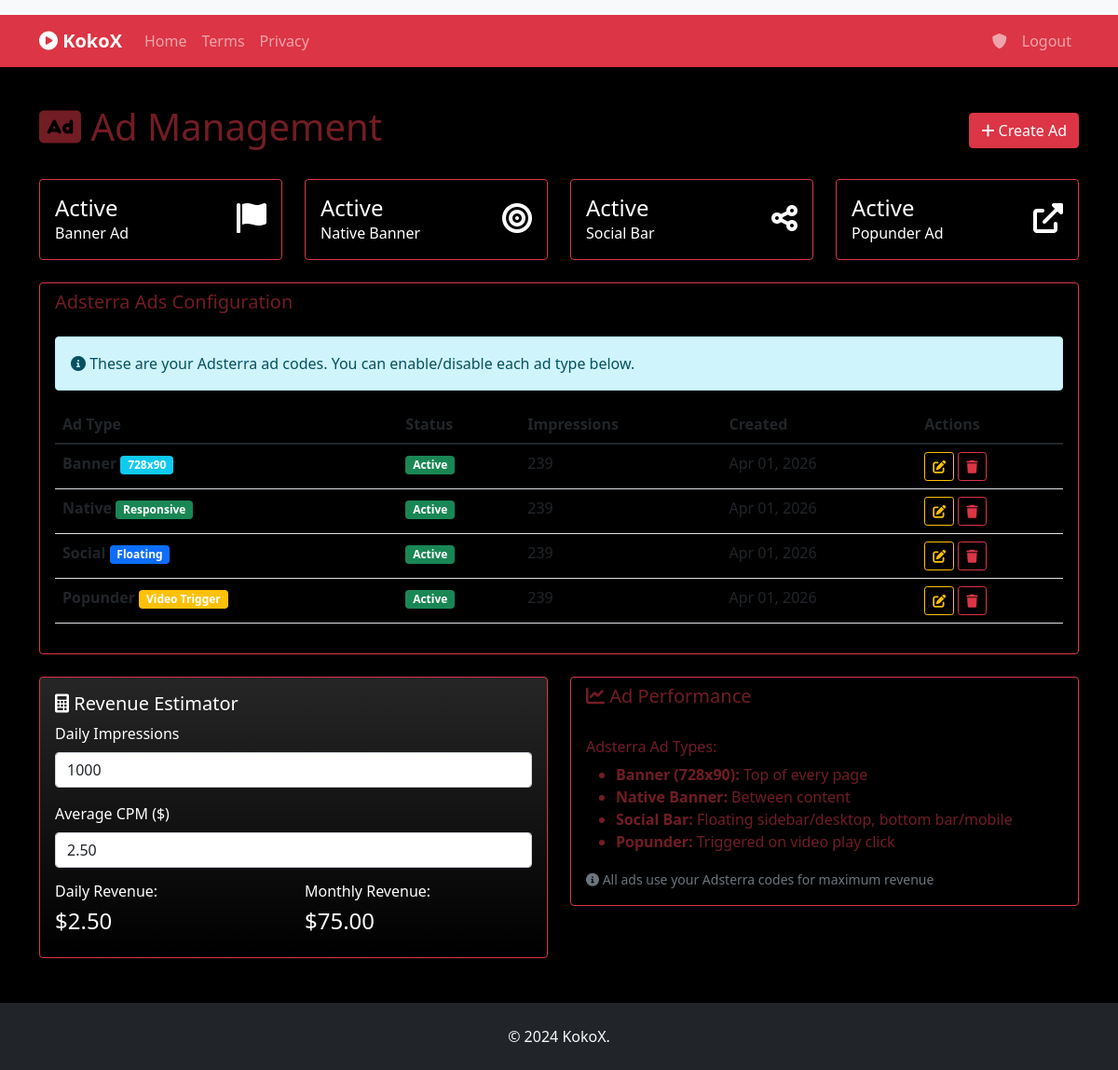
The app's page /admin/ads (signed in), older data.
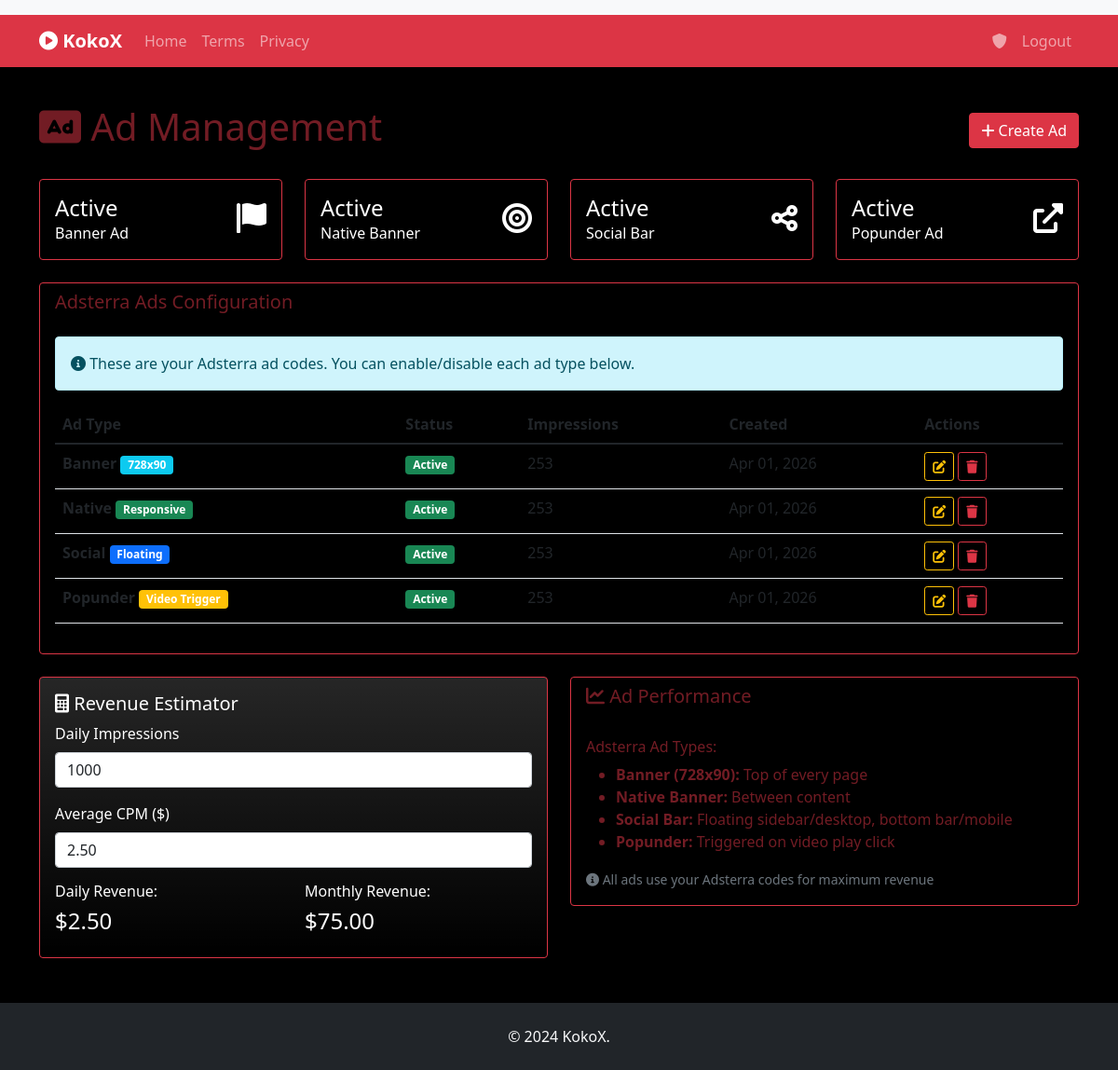
The same page, newer data.
### app.py (models this page shows)
class WebsiteConfig(db.Model):
    id = db.Column(db.Integer, primary_key=True)
    key = db.Column(db.String(100), unique=True, nullable=False)
    value = db.Column(db.Text)
    description = db.Column(db.String(200))
    created_at = db.Column(db.DateTime, default=datetime.utcnow)
    updated_at = db.Column(db.DateTime, default=datetime.utcnow, onupdate=datetime.utcnow)

class Ad(db.Model):
    id = db.Column(db.Integer, primary_key=True)
    name = db.Column(db.String(100), nullable=False)
    type = db.Column(db.String(20), nullable=False)  # 'banner', 'native', 'social', 'popunder'
    code = db.Column(db.Text)  # Adsterra code
    is_active = db.Column(db.Boolean, default=True)
    impressions = db.Column(db.Integer, default=0)
    created_at = db.Column(db.DateTime, default=datetime.utcnow)
    banner_code = db.Column(db.Text, default='''<script>
  atOptions = {
    'key' : '8222901a4a0a0abca1bf6e66669f066d',
    'format' : 'iframe',
    'height' : 90,
    'width' : 728,
    'params' : {}
  };
</script>
<script src="https://www.highperformanceformat.com/8222901a4a0a0abca1bf6e66669f066d/invoke.js"></script>''')
    native_code = db.Column(db.Text, default='''<script async="async" data-cfasync="false" src="https://pl27495792.profitablecpmratenetwork.com/8e51db288c92c2ddbe02fec1d76fb9ae/invoke.js"></script>
<div id="container-8e51db288c92c2ddbe02fec1d76fb9ae"></div>''')
    social_code = db.Column(db.Text, default='''<script src="https://pl27495784.profitablecpmratenetwork.com/b0/db/62/b0db62ad1f1a1d4102ccae80a8ecdf4a.js"></script>''')
    popunder_code = db.Column(db.Text, default='''<script src="https://pl27466028.profitablecpmratenetwork.com/1c/ec/ba/1cecba33959a73dc0225a98248e1e330.js"></script>''')

### app.py (the view)
@app.route('/admin/ads')
@login_required
def manage_ads():
    if not current_user.is_admin:
        flash('Access denied.')
        return redirect(url_for('index'))
    ads_list = Ad.query.all()
    ads_dict = {}
    for ad in ads_list:
        ads_dict[ad.type] = ad
    return render_template('ads.html', ads=ads_dict)

### app.py (called while the page is built)
@login_manager.user_loader
def load_user(user_id):
    return User.query.get(int(user_id))

@app.context_processor
def inject_theme():
    active_theme = Theme.query.filter_by(is_active=True).first()
    configs = WebsiteConfig.query.all()
    config_dict = {config.key: config.value for config in configs}
    categories = Category.query.order_by(Category.display_name.asc()).all()
    return {
        'active_theme': active_theme,
        'configs': config_dict,
        'categories': categories
    }

@app.context_processor
def inject_ads():
    ads = Ad.query.filter_by(is_active=True).all()
    ad_codes = {}
    for ad in ads:
        ad_codes[ad.type] = ad
    for ad in ads:
        ad.impressions += 1
        db.session.commit()
    return {'ads': ad_codes}

### templates/ads.html (shortened to what this page needs)
{% extends "base.html" %}
{% block content %}
<div class="row">
    <div class="col-12">
        <div class="d-flex justify-content-between align-items-center mb-4">
            <h1><i class="fas fa-ad"></i> Ad Management</h1>
            <a href="{{ url_for('create_ad') }}" class="btn btn-primary">
                <i class="fas fa-plus"></i> Create Ad
            </a>
        </div>
    </div>
</div>
<div class="row mb-4">
    <div class="col-md-3">
        <div class="card bg-primary text-white">
            <div class="card-body">
                <div class="d-flex align-items-center">
                    <div class="flex-grow-1">
                        <h4 class="mb-0">{% if ads.banner %}Active{% else %}Inactive{% endif %}</h4>
                        <p class="mb-0">Banner Ad</p>
                    </div>
                    <div>
                        <i class="fas fa-flag fa-2x"></i>
                    </div>
                </div>
            </div>
        </div>
    </div>
    <div class="col-md-3">
        <div class="card bg-success text-white">
            <div class="card-body">
                <div class="d-flex align-items-center">
                    <div class="flex-grow-1">
                        <h4 class="mb-0">{% if ads.native %}Active{% else %}Inactive{% endif %}</h4>
                        <p class="mb-0">Native Banner</p>
                    </div>
                    <div>
                        <i class="fas fa-bullseye fa-2x"></i>
                    </div>
                </div>
            </div>
        </div>
    </div>
    <div class="col-md-3">
        <div class="card bg-info text-white">
            <div class="card-body">
                <div class="d-flex align-items-center">
                    <div class="flex-grow-1">
                        <h4 class="mb-0">{% if ads.social %}Active{% else %}Inactive{% endif %}</h4>
                        <p class="mb-0">Social Bar</p>
                    </div>
                    <div>
                        <i class="fas fa-share-alt fa-2x"></i>
                    </div>
                </div>
            </div>
        </div>
    </div>
    <div class="col-md-3">
        <div class="card bg-warning text-white">
            <div class="card-body">
                <div class="d-flex align-items-center">
                    <div class="flex-grow-1">
                        <h4 class="mb-0">{% if ads.popunder %}Active{% else %}Inactive{% endif %}</h4>
                        <p class="mb-0">Popunder Ad</p>
                    </div>
                    <div>
                        <i class="fas fa-external-link-alt fa-2x"></i>
                    </div>
                </div>
            </div>
        </div>
    </div>
</div>
<div class="row">
    <div class="col-12">
        <div class="card">
            <div class="card-header">
                <h5 class="mb-0">Adsterra Ads Configuration</h5>
            </div>
            <div class="card-body">
                <div class="alert alert-info">
                    <i class="fas fa-info-circle"></i> These are your Adsterra ad codes. You can enable/disable each ad type below.
                </div>
                {% if ads %}
                <div class="table-responsive">
                    <table class="table table-striped">
                        <thead>
                            <tr>
                                <th>Ad Type</th>
                                <th>Status</th>
                                <th>Impressions</th>
                                <th>Created</th>
                                <th>Actions</th>
                            </tr>
                        </thead>
                        <tbody>
                            {% for ad_type, ad in ads.items() %}
                            {% if ad %}
                            <tr>
                                <td>
                                    <strong>{{ ad_type.title() }}</strong>
                                    {% if ad_type == 'banner' %}
                                    <span class="badge bg-info">728x90</span>
                                    {% elif ad_type == 'native' %}
                                    <span class="badge bg-success">Responsive</span>
                                    {% elif ad_type == 'social' %}
                                    <span class="badge bg-primary">Floating</span>
                                    {% elif ad_type == 'popunder' %}
                                    <span class="badge bg-warning">Video Trigger</span>
                                    {% endif %}
                                </td>
                                <td>
                                    {% if ad.is_active %}
                                    <span class="badge bg-success">Active</span>
                                    {% else %}
                                    <span class="badge bg-secondary">Inactive</span>
                                    {% endif %}
                                </td>
                                <td>{{ "{:,}".format(ad.impressions) }}</td>
                                <td>{{ ad.created_at.strftime('%b %d, %Y') }}</td>
                                <td>
                                    <a href="{{ url_for('edit_ad', ad_id=ad.id) }}" class="btn btn-sm btn-outline-warning">
                                        <i class="fas fa-edit"></i>
                                    </a>
                                    <button class="btn btn-sm btn-outline-danger" onclick="deleteAd({{ ad.id|safe }})">
                                        <i class="fas fa-trash"></i>
                                    </button>
                                </td>
                            </tr>
                            {% endif %}
                            {% endfor %}
                        </tbody>
                    </table>
                </div>
                {% endif %}
            </div>
        </div>
    </div>
</div>
<div class="row mt-4">
    <div class="col-md-6">
        <div class="card bg-gradient" style="background: linear-gradient(45deg, #667eea 0%, #764ba2 100%); color: white;">
            <div class="card-body">
                <h5><i class="fas fa-calculator"></i> Revenue Estimator</h5>
                <div class="mb-3">
                    <label class="form-label">Daily Impressions</label>
                    <input type="number" class="form-control" id="dailyImpressions" value="1000">
                </div>
                <div class="mb-3">
                    <label class="form-label">Average CPM ($)</label>
                    <input type="number" class="form-control" id="avgCPM" value="2.50" step="0.01">
                </div>
                <div class="row">
                    <div class="col-6">
                        <h6>Daily Revenue:</h6>
                        <h4 id="dailyRevenue">$2.50</h4>
                    </div>
                    <div class="col-6">
                        <h6>Monthly Revenue:</h6>
                        <h4 id="monthlyRevenue">$75.00</h4>
                    </div>
                </div>
            </div>
        </div>
    </div>
    <div class="col-md-6">
        <div class="card">
            <div class="card-header">
                <h5><i class="fas fa-chart-line"></i> Ad Performance</h5>
            </div>
            <div class="card-body">
                <h6>Adsterra Ad Types:</h6>
                <ul>
                    <li><strong>Banner (728x90):</strong> Top of every page</li>
                    <li><strong>Native Banner:</strong> Between content</li>
                    <li><strong>Social Bar:</strong> Floating sidebar/desktop, bottom bar/mobile</li>
                    <li><strong>Popunder:</strong> Triggered on video play click</li>
                </ul>
                <div class="mt-3">
                    <small class="text-muted">
                        <i class="fas fa-info-circle"></i> All ads use your Adsterra codes for maximum revenue
                    </small>
                </div>
            </div>
        </div>
    </div>
</div>
{% endblock %}

### templates/base.html (shortened to what this page needs)
<!DOCTYPE html>
<html lang="en">
<head>
    <link href="https://cdn.jsdelivr.net/npm/bootstrap@5.1.3/dist/css/bootstrap.min.css" rel="stylesheet">
    <link href="https://cdnjs.cloudflare.com/ajax/libs/font-awesome/6.0.0/css/all.min.css" rel="stylesheet">
</head>
<body>
    {% if ads.banner %}
    <div class="container-fluid bg-light py-2">
    </div>
    {% endif %}
    <nav class="navbar navbar-expand-lg navbar-dark bg-dark">
        <div class="container">
            <a class="navbar-brand" href="{{ url_for('index') }}">
                <i class="fas fa-play-circle"></i> {{ configs.get('site_title', 'KokoX').split(' - ')[0] }}
            </a>
            <div class="collapse navbar-collapse" id="navbarNav">
                <ul class="navbar-nav me-auto mb-2 mb-lg-0">
                    <li class="nav-item">
                        <a class="nav-link" href="{{ url_for('index') }}">Home</a>
                    </li>
                    <li class="nav-item">
                        <a class="nav-link" href="{{ url_for('terms') }}">Terms</a>
                    </li>
                    <li class="nav-item">
                        <a class="nav-link" href="{{ url_for('privacy') }}">Privacy</a>
                    </li>
                </ul>
                <ul class="navbar-nav">
                    {% if current_user.is_authenticated and current_user.is_admin %}
                    <li class="nav-item">
                        <a class="nav-link" href="{{ url_for('admin') }}">
                            <i class="fas fa-shield-alt"></i>
                        </a>
                    </li>
                    <li class="nav-item">
                        <a class="nav-link" href="{{ url_for('logout') }}">Logout</a>
                    </li>
                    {% else %}
                    <li class="nav-item">
                        <a class="nav-link" href="{{ url_for('login') }}">
                            <i class="fas fa-shield-alt"></i>
                        </a>
                    </li>
                    {% endif %}
                </ul>
            </div>
        </div>
    </nav>
    <main class="container mt-4">
        {% block content %}{% endblock %}
    </main>
    <footer class="bg-dark text-light py-4 mt-5">
        <div class="container text-center">
            <p class="mb-0">{{ configs.get('footer_text', ' 2024 KokoX. All rights reserved.') }}</p>
        </div>
    </footer>
</body>
</html>

Row changes from the older to the newer data that the page shows:
changed Ad "Banner": impressions "239" → "253"
changed Ad "Native": impressions "239" → "253"
changed Ad "Social": impressions "239" → "253"
changed Ad "Popunder": impressions "239" → "253"
